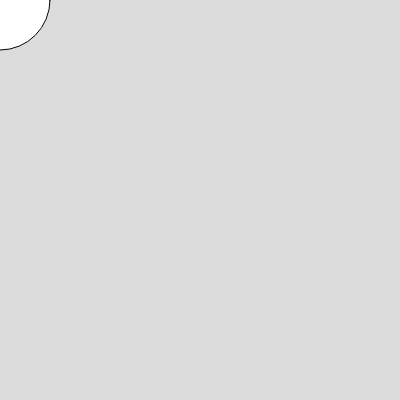
Frame 1 (no input)
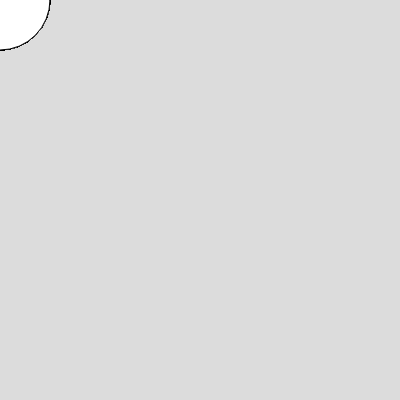
Frame 60 (no input)
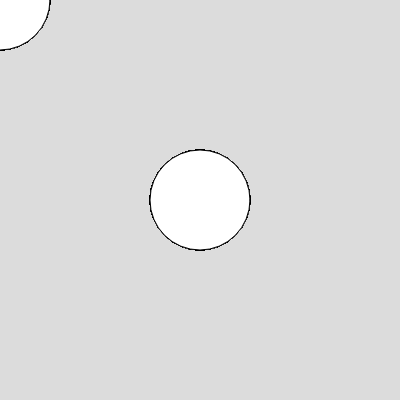
Frame 120 (the mouse pressed at the canvas centre since frame 60)

The p5.js sketch that drew these frames (run headless with seeded random() and noise() and a simulated clock; from frame 60 on, the mouse is pressed at the canvas centre):

// p5.js sketch
// ── sketch.js
function setup() {
  createCanvas(400, 400);
  background(220);
}

function draw() {
  circle(mouseX,mouseY,100)
}
